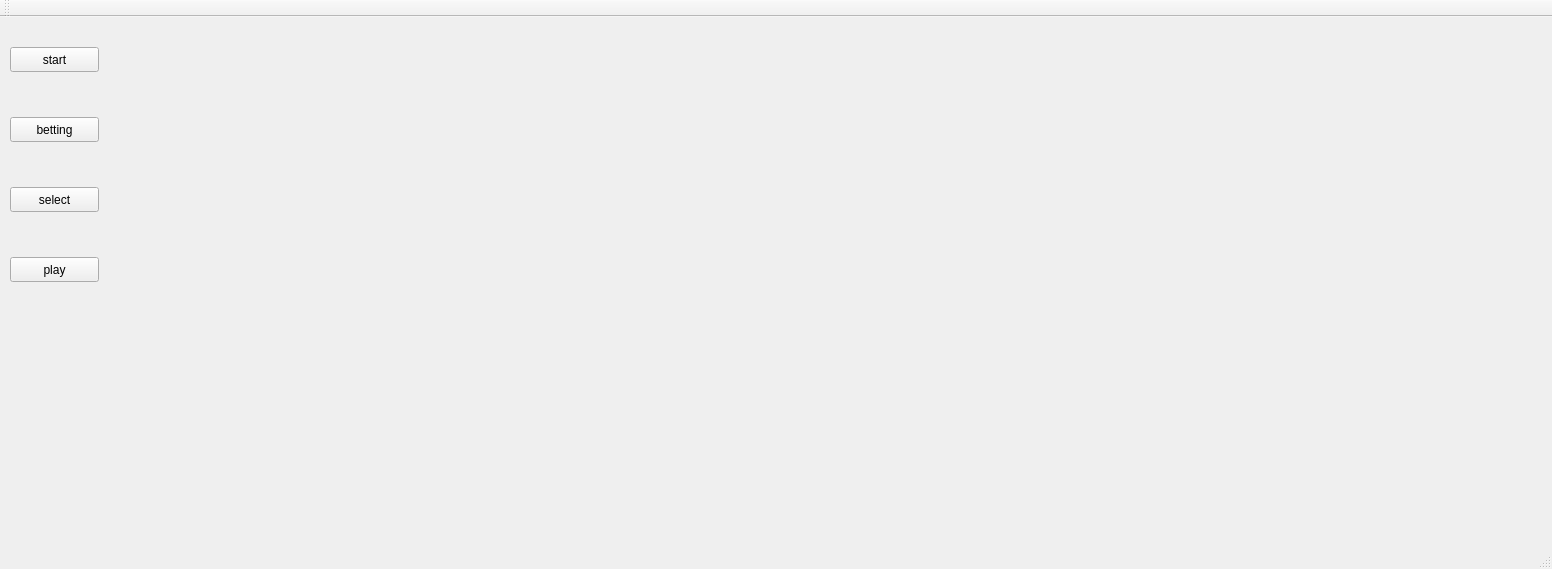
<?xml version="1.0" encoding="UTF-8"?>
<ui version="4.0">
 <class>MainWindow</class>
 <widget class="QMainWindow" name="MainWindow">
  <property name="geometry">
   <rect>
    <x>0</x>
    <y>0</y>
    <width>1552</width>
    <height>569</height>
   </rect>
  </property>
  <property name="windowTitle">
   <string>MainWindow</string>
  </property>
  <widget class="QWidget" name="centralWidget">
   <widget class="QLabel" name="label">
    <property name="geometry">
     <rect>
      <x>190</x>
      <y>90</y>
      <width>640</width>
      <height>360</height>
     </rect>
    </property>
    <property name="text">
     <string/>
    </property>
   </widget>
   <widget class="QLabel" name="label2">
    <property name="geometry">
     <rect>
      <x>890</x>
      <y>90</y>
      <width>640</width>
      <height>360</height>
     </rect>
    </property>
    <property name="text">
     <string/>
    </property>
   </widget>
   <widget class="QPushButton" name="betting">
    <property name="geometry">
     <rect>
      <x>10</x>
      <y>100</y>
      <width>89</width>
      <height>25</height>
     </rect>
    </property>
    <property name="text">
     <string>betting</string>
    </property>
   </widget>
   <widget class="QPushButton" name="select">
    <property name="geometry">
     <rect>
      <x>10</x>
      <y>170</y>
      <width>89</width>
      <height>25</height>
     </rect>
    </property>
    <property name="text">
     <string>select</string>
    </property>
   </widget>
   <widget class="QPushButton" name="play">
    <property name="geometry">
     <rect>
      <x>10</x>
      <y>240</y>
      <width>89</width>
      <height>25</height>
     </rect>
    </property>
    <property name="text">
     <string>play</string>
    </property>
   </widget>
   <widget class="QPushButton" name="pushButton">
    <property name="geometry">
     <rect>
      <x>10</x>
      <y>30</y>
      <width>89</width>
      <height>25</height>
     </rect>
    </property>
    <property name="text">
     <string>start</string>
    </property>
   </widget>
  </widget>
  <widget class="QMenuBar" name="menuBar">
   <property name="geometry">
    <rect>
     <x>0</x>
     <y>0</y>
     <width>1552</width>
     <height>22</height>
    </rect>
   </property>
  </widget>
  <widget class="QToolBar" name="mainToolBar">
   <attribute name="toolBarArea">
    <enum>TopToolBarArea</enum>
   </attribute>
   <attribute name="toolBarBreak">
    <bool>false</bool>
   </attribute>
  </widget>
  <widget class="QStatusBar" name="statusBar"/>
 </widget>
 <layoutdefault spacing="6" margin="11"/>
 <resources/>
 <connections/>
</ui>
